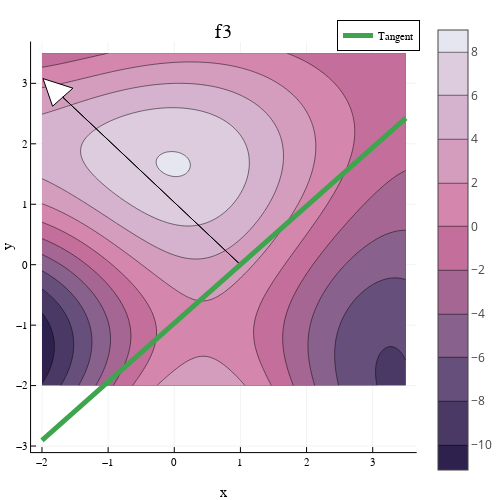

The notebook cell saved with this chart:
### Code cell
get_contour_plots(f3, ∇f3)

### Figure 1 — Plotly figure (JSON) as saved in the notebook; plotly's stock layout.template omitted (floating-point values rounded to 4 significant figures; data arrays with more than 128 entries replaced by an {"elided": "..."} marker saying what was removed)
{"data": [{"colorbar": {"title": ""}, "colorscale": {"elided": "256x2 mixed values"}, "contours": {"coloring": "fill", "showlabels": false}, "hoverinfo": "none", "name": "y1", "ncontours": 17, "showlegend": false, "showscale": true, "type": "contour", "x": [-2, -1.95, -1.9, -1.85, -1.8, -1.75, -1.7, -1.65, -1.6, -1.55, -1.5, -1.45, -1.4, -1.35, -1.3, -1.25, -1.2, -1.15, -1.1, -1.05, -1, -0.95, -0.9, -0.85, -0.8, -0.75, -0.7, -0.65, -0.6, -0.55, -0.5, -0.45, -0.4, -0.35, -0.3, -0.25, -0.2, -0.15, -0.1, -0.05, 0, 0.05, 0.1, 0.15, 0.2, 0.25, 0.3, 0.35, 0.4, 0.45, 0.5, 0.55, 0.6, 0.65, 0.7, 0.75, 0.8, 0.85, 0.9, 0.95, 1, 1.05, 1.1, 1.15, 1.2, 1.25, 1.3, 1.35, 1.4, 1.45, 1.5, 1.55, 1.6, 1.65, 1.7, 1.75, 1.8, 1.85, 1.9, 1.95, 2, 2.05, 2.1, 2.15, 2.2, 2.25, 2.3, 2.35, 2.4, 2.45, 2.5, 2.55, 2.6, 2.65, 2.7, 2.75, 2.8, 2.85, 2.9, 2.95, 3, 3.05, 3.1, 3.15, 3.2, 3.25, 3.3, 3.35, 3.4, 3.45, 3.5], "xaxis": "x", "y": [-2, -1.95, -1.9, -1.85, -1.8, -1.75, -1.7, -1.65, -1.6, -1.55, -1.5, -1.45, -1.4, -1.35, -1.3, -1.25, -1.2, -1.15, -1.1, -1.05, -1, -0.95, -0.9, -0.85, -0.8, -0.75, -0.7, -0.65, -0.6, -0.55, -0.5, -0.45, -0.4, -0.35, -0.3, -0.25, -0.2, -0.15, -0.1, -0.05, 0, 0.05, 0.1, 0.15, 0.2, 0.25, 0.3, 0.35, 0.4, 0.45, 0.5, 0.55, 0.6, 0.65, 0.7, 0.75, 0.8, 0.85, 0.9, 0.95, 1, 1.05, 1.1, 1.15, 1.2, 1.25, 1.3, 1.35, 1.4, 1.45, 1.5, 1.55, 1.6, 1.65, 1.7, 1.75, 1.8, 1.85, 1.9, 1.95, 2, 2.05, 2.1, 2.15, 2.2, 2.25, 2.3, 2.35, 2.4, 2.45, 2.5, 2.55, 2.6, 2.65, 2.7, 2.75, 2.8, 2.85, 2.9, 2.95, 3, 3.05, 3.1, 3.15, 3.2, 3.25, 3.3, 3.35, 3.4, 3.45, 3.5], "yaxis": "y", "z": {"elided": "111x111 float values"}, "zmax": 8.104, "zmin": -11.16}, {"fill": "tozeroy", "fillcolor": "rgba(255, 255, 255, 1.000)", "hoverinfo": "none", "legendgroup": "", "line": {"color": "rgba(0, 0, 0, 1.000)", "dash": "solid", "width": 1}, "mode": "lines", "name": "", "showlegend": false, "type": "scatter", "x": [1, -1.686, -1.84, -1.985, -1.532, -1.686, 1], "xaxis": "x1", "y": [0, 2.771, 2.622, 3.079, 2.92, 2.771, 0], "yaxis": "y1"}, {"colorbar": {"title": ""}, "legendgroup": "Tangent", "line": {"color": "rgba(62, 164, 78, 1.000)", "dash": "solid", "shape": "linear", "width": 5}, "mode": "lines", "name": "Tangent", "showlegend": true, "type": "scatter", "x": [-2, -1.946, -1.45, -1.151, -0.8988, -0.6247, -0.372, -0.1011, 0.2128, 0.4918, 0.7364, 1.003, 1.271, 1.568, 1.85, 2.144, 2.391, 2.692, 2.976, 3.43, 3.5], "xaxis": "x", "y": [-2.908, -2.856, -2.375, -2.085, -1.841, -1.575, -1.33, -1.067, -0.763, -0.4926, -0.2555, 0.003038, 0.2631, 0.5507, 0.8242, 1.109, 1.348, 1.641, 1.915, 2.356, 2.423], "yaxis": "y", "zmax": 8.104, "zmin": -11.16}], "layout": {"annotations": [{"font": {"color": "rgba(0, 0, 0, 1.000)", "family": "sans-serif", "size": 20}, "rotation": 0, "showarrow": false, "text": "f3", "x": 0.5331, "xanchor": "center", "xref": "paper", "y": 1, "yanchor": "top", "yref": "paper"}], "height": 500, "legend": {"bgcolor": "rgba(255, 255, 255, 1.000)", "bordercolor": "rgba(0, 0, 0, 1.000)", "borderwidth": 1, "font": {"color": "rgba(0, 0, 0, 1.000)", "family": "sans-serif", "size": 11}, "tracegroupgap": 0, "traceorder": "normal", "x": 1, "xanchor": "auto", "y": 1, "yanchor": "auto"}, "margin": {"b": 20, "l": 0, "r": 0, "t": 20}, "paper_bgcolor": "rgba(255, 255, 255, 1.000)", "plot_bgcolor": "rgba(255, 255, 255, 1.000)", "showlegend": true, "width": 500, "xaxis": {"anchor": "y", "domain": [0.07399, 0.9921], "gridcolor": "rgba(0, 0, 0, 0.100)", "gridwidth": 0.5, "linecolor": "rgba(0, 0, 0, 1.000)", "mirror": false, "range": [-2.165, 3.665], "showgrid": true, "showline": true, "showticklabels": true, "tickangle": 0, "tickcolor": "rgb(0, 0, 0)", "tickfont": {"color": "rgba(0, 0, 0, 1.000)", "family": "sans-serif", "size": 11}, "tickmode": "array", "ticks": "inside", "ticktext": ["−2", "−1", "0", "1", "2", "3"], "tickvals": [-2, -1, 0, 1, 2, 3], "title": "x", "titlefont": {"color": "rgba(0, 0, 0, 1.000)", "family": "sans-serif", "size": 15}, "type": "-", "visible": true, "zeroline": false, "zerolinecolor": "rgba(0, 0, 0, 1.000)"}, "yaxis": {"anchor": "x", "domain": [0.06065, 0.9532], "gridcolor": "rgba(0, 0, 0, 0.100)", "gridwidth": 0.5, "linecolor": "rgba(0, 0, 0, 1.000)", "mirror": false, "range": [-3.1, 3.692], "showgrid": true, "showline": true, "showticklabels": true, "tickangle": 0, "tickcolor": "rgb(0, 0, 0)", "tickfont": {"color": "rgba(0, 0, 0, 1.000)", "family": "sans-serif", "size": 11}, "tickmode": "array", "ticks": "inside", "ticktext": ["−3", "−2", "−1", "0", "1", "2", "3"], "tickvals": [-3, -2, -1, 0, 1, 2, 3], "title": "y", "titlefont": {"color": "rgba(0, 0, 0, 1.000)", "family": "sans-serif", "size": 15}, "type": "-", "visible": true, "zeroline": false, "zerolinecolor": "rgba(0, 0, 0, 1.000)"}}}
